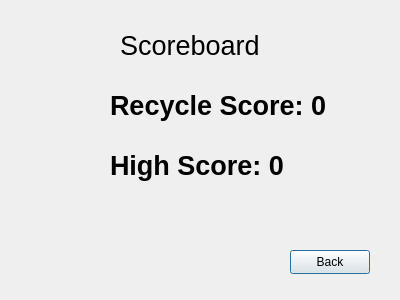
<?xml version="1.0" encoding="UTF-8"?>
<ui version="4.0">
 <class>Scoreboard</class>
 <widget class="QDialog" name="Scoreboard">
  <property name="geometry">
   <rect>
    <x>0</x>
    <y>0</y>
    <width>400</width>
    <height>300</height>
   </rect>
  </property>
  <property name="windowTitle">
   <string>Dialog</string>
  </property>
  <widget class="QLabel" name="label">
   <property name="geometry">
    <rect>
     <x>120</x>
     <y>20</y>
     <width>201</width>
     <height>51</height>
    </rect>
   </property>
   <property name="font">
    <font>
     <pointsize>20</pointsize>
     <bold>false</bold>
    </font>
   </property>
   <property name="text">
    <string>Scoreboard</string>
   </property>
  </widget>
  <widget class="QPushButton" name="backButton">
   <property name="geometry">
    <rect>
     <x>290</x>
     <y>250</y>
     <width>80</width>
     <height>24</height>
    </rect>
   </property>
   <property name="text">
    <string>Back</string>
   </property>
  </widget>
  <widget class="QLabel" name="labelTotalScore">
   <property name="geometry">
    <rect>
     <x>110</x>
     <y>80</y>
     <width>261</width>
     <height>51</height>
    </rect>
   </property>
   <property name="font">
    <font>
     <pointsize>20</pointsize>
     <bold>true</bold>
    </font>
   </property>
   <property name="text">
    <string>Recycle Score: 0</string>
   </property>
  </widget>
  <widget class="QLabel" name="labelHighScore">
   <property name="geometry">
    <rect>
     <x>110</x>
     <y>130</y>
     <width>261</width>
     <height>71</height>
    </rect>
   </property>
   <property name="font">
    <font>
     <pointsize>20</pointsize>
     <bold>true</bold>
    </font>
   </property>
   <property name="text">
    <string>High Score: 0</string>
   </property>
  </widget>
 </widget>
 <resources/>
 <connections/>
</ui>
